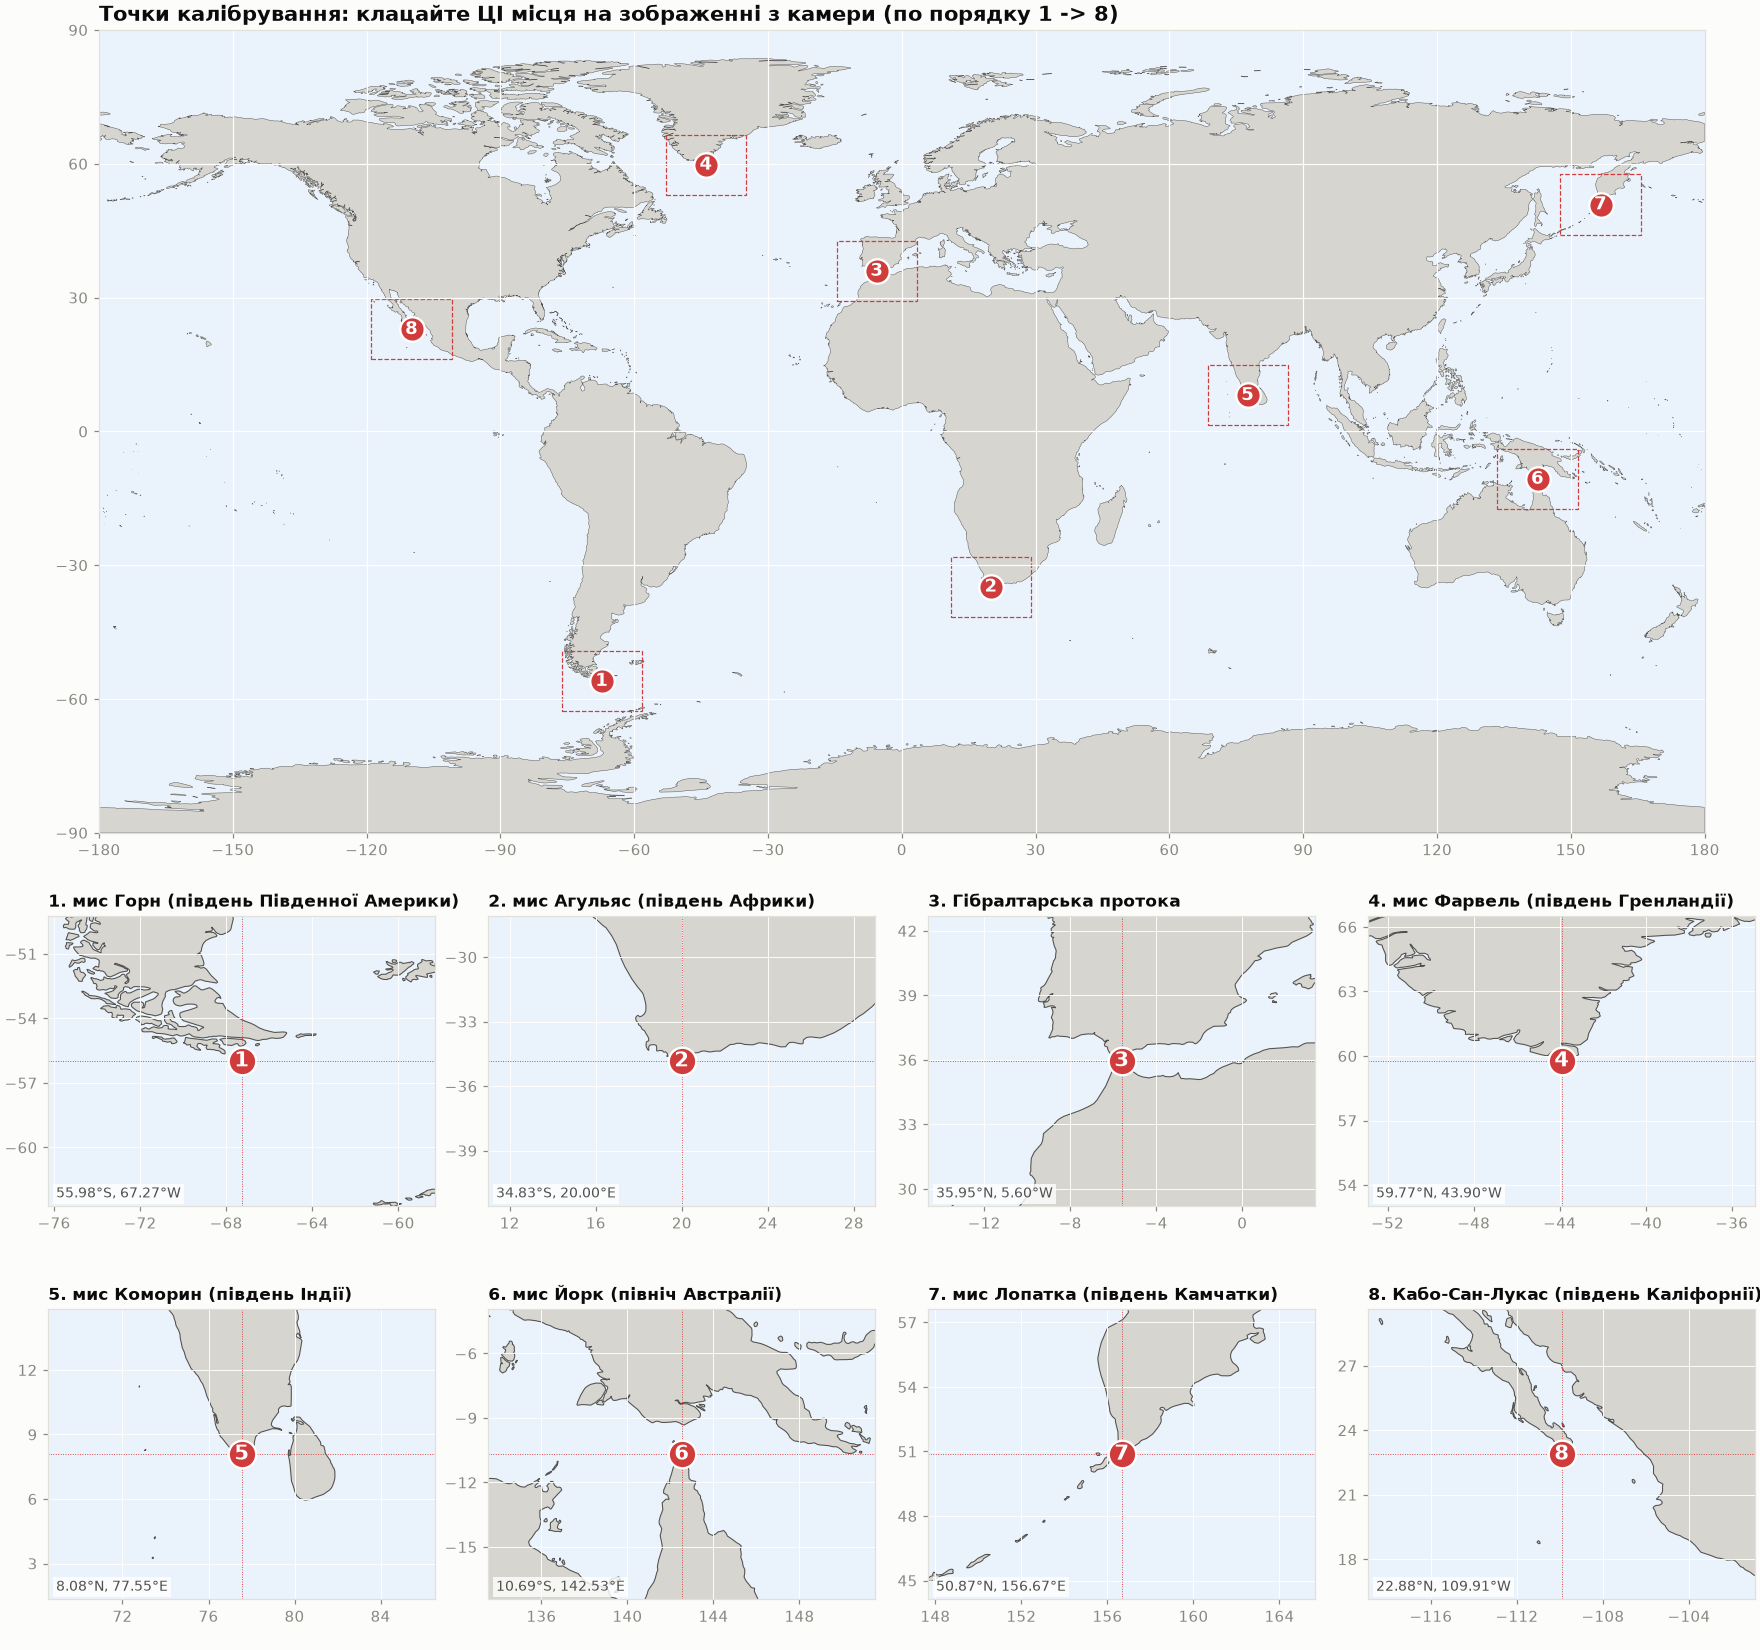

Reproduce this figure in Python.
"""Довідкове зображення: де саме знаходяться точки калібрування finger_map.py.

Запуск:  .venv/bin/python landmarks_reference.py   ->  landmarks_reference.png
"""
import json

import matplotlib.pyplot as plt
from matplotlib.patches import Polygon, Rectangle
from matplotlib.ticker import MaxNLocator

from finger_map import LANDMARKS

SURFACE, INK, INK2, MUTED, GRID = "#fcfcfb", "#0b0b0b", "#52514e", "#898781", "#e1e0d9"
LAND, SEA, MARK = "#d6d5cf", "#eaf2fc", "#d03b3b"

plt.rcParams.update({"font.size": 10, "text.color": INK, "figure.facecolor": SURFACE,
                     "xtick.color": MUTED, "ytick.color": MUTED, "axes.edgecolor": GRID})

land = json.load(open("data/ne_50m_land.geojson"))
rings = []
for f in land["features"]:
    g = f["geometry"]
    polys = [g["coordinates"]] if g["type"] == "Polygon" else g["coordinates"]
    rings += [p[0] for p in polys]  # лише зовнішні контури


def draw_land(ax, lw):
    ax.set_facecolor(SEA)
    for r in rings:
        ax.add_patch(Polygon(r, closed=True, fc=LAND, ec=INK2, lw=lw))


def marker(ax, lat, lon, n, size):
    ax.plot(lon, lat, "o", ms=size, mfc=MARK, mec="white", mew=1.5, zorder=5)
    ax.annotate(str(n), (lon, lat), xytext=(0, 0), textcoords="offset points", ha="center", va="center",
                color="white", fontsize=size * 0.75, fontweight="bold", zorder=6)


fig = plt.figure(figsize=(16, 15), layout="constrained")
gs = fig.add_gridspec(3, 4, height_ratios=[2.1, 1, 1])

# --- світова карта ---
ax = fig.add_subplot(gs[0, :])
draw_land(ax, 0.3)
ax.set_xlim(-180, 180); ax.set_ylim(-90, 90); ax.set_aspect("equal")
ax.set_xticks(range(-180, 181, 30)); ax.set_yticks(range(-90, 91, 30))
ax.grid(color="white", lw=0.8)
ZOOM = 9  # половина ширини фрагмента, градусів
for n, (_, ua, lat, lon) in enumerate(LANDMARKS, 1):
    ax.add_patch(Rectangle((lon - ZOOM, lat - ZOOM * 0.75), 2 * ZOOM, 1.5 * ZOOM, fill=False, ec=MARK, lw=0.8, ls="--"))
    marker(ax, lat, lon, n, 16)
ax.set_title("Точки калібрування: клацайте ЦІ місця на зображенні з камери (по порядку 1 -> 8)",
             fontsize=14, fontweight="bold", loc="left")

# --- збільшені фрагменти ---
for n, (_, ua, lat, lon) in enumerate(LANDMARKS, 1):
    a = fig.add_subplot(gs[1 + (n - 1) // 4, (n - 1) % 4])
    draw_land(a, 0.7)
    a.set_xlim(lon - ZOOM, lon + ZOOM); a.set_ylim(lat - ZOOM * 0.75, lat + ZOOM * 0.75)
    a.set_aspect("equal", adjustable="box")
    a.xaxis.set_major_locator(MaxNLocator(5)); a.yaxis.set_major_locator(MaxNLocator(5))
    a.grid(color="white", lw=0.6)
    a.axhline(lat, color=MARK, lw=0.6, ls=":"); a.axvline(lon, color=MARK, lw=0.6, ls=":")
    marker(a, lat, lon, n, 18)
    ns, ew = ("N" if lat >= 0 else "S"), ("E" if lon >= 0 else "W")
    a.set_title(f"{n}. {ua}", fontsize=11, fontweight="bold", loc="left")
    a.text(0.02, 0.03, f"{abs(lat):.2f}°{ns}, {abs(lon):.2f}°{ew}", transform=a.transAxes,
           fontsize=9, color=INK2, bbox=dict(fc="white", ec="none", alpha=0.8, pad=2))

fig.savefig("landmarks_reference.png", dpi=110)
print("saved landmarks_reference.png")
